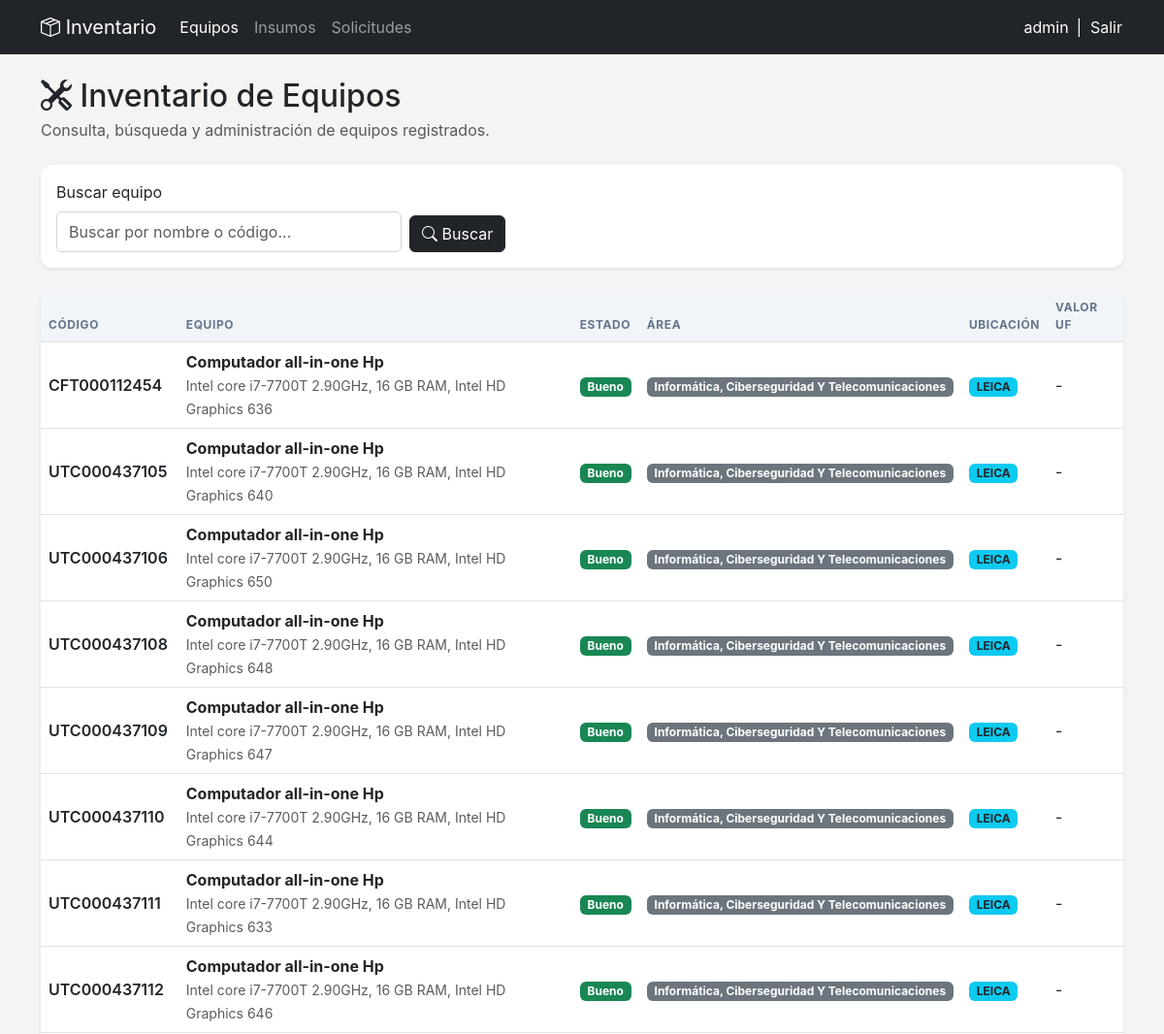
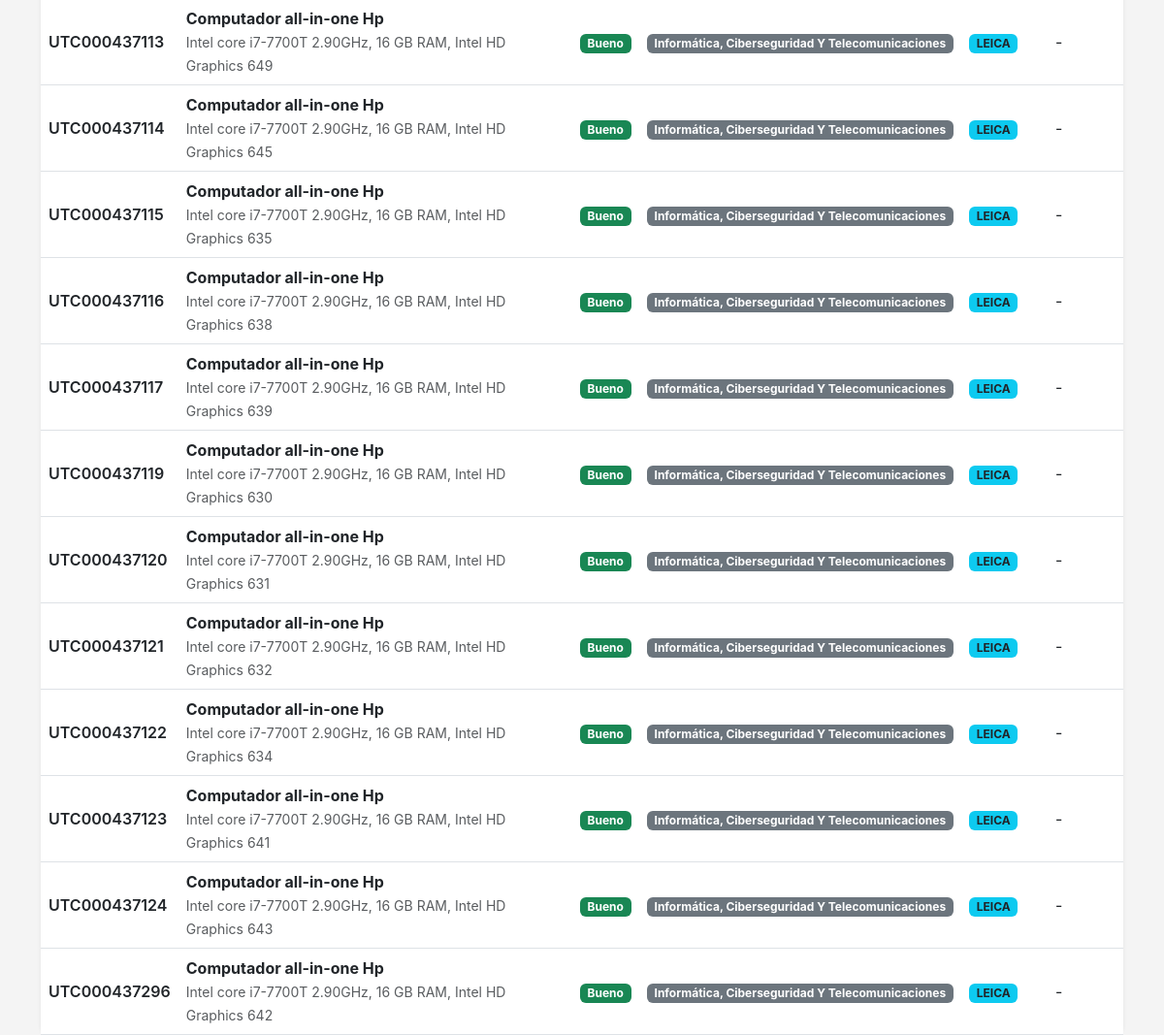
The app's page / (signed in) with its own data (2 pictures, top to bottom).
### inventory/models.py (models this page shows, shortened)
class TimeStampedModel(models.Model):
    created_at = models.DateTimeField(auto_now_add=True)
    updated_at = models.DateTimeField(auto_now=True)
    class Meta:
        abstract = True

class Equipment(TimeStampedModel):
    class Conditions(models.TextChoices):
        GOOD = "good", "Bueno"
        REPAIRABLE = "repairable", "Reparable"
        BAD = "bad", "Malo"
    inventory_code = models.CharField(
        "Código inventario", max_length=100, unique=True)
    name = models.CharField("Equipo", max_length=200)
    detailed_spec = models.TextField(
        "Especificación técnica detallada", blank=True)
    academic_area = models.ForeignKey(
        AcademicArea,
        on_delete=models.PROTECT,
        related_name="equipments",
        verbose_name="Área académica",
    )
    careers = models.ManyToManyField(
        Career, blank=True, verbose_name="Carreras")
    subjects = models.ManyToManyField(
        Subject, blank=True, verbose_name="Asignaturas")
    storage_location = models.ForeignKey(
        StorageLocation,
        on_delete=models.PROTECT,
        related_name="equipments",
        verbose_name="Lugar de almacenamiento",
    )
    condition = models.CharField(
        "Estado",
        max_length=20,
        choices=Conditions.choices,
        default=Conditions.GOOD,
    )
    unit_value_uf = models.DecimalField(
        "Valor unitario UF (c/iva)",
        max_digits=10,
        decimal_places=2,
        null=True,
        blank=True,
    )
    observations = models.TextField("Observaciones", blank=True)
    class Meta:
        verbose_name = "Equipo"
        verbose_name_plural = "Equipos"
        ordering = ["name", "inventory_code"]

class AcademicArea(models.Model):
    name = models.CharField("Área académica", max_length=150, unique=True)
    class Meta:
        verbose_name = "Área académica"
        verbose_name_plural = "Áreas académicas"
        ordering = ["name"]
    def __str__(self):
        return self.name

class StorageLocation(models.Model):
    name = models.CharField("Lugar de almacenamiento",
                            max_length=150, unique=True)
    class Meta:
        verbose_name = "Lugar de almacenamiento"
        verbose_name_plural = "Lugares de almacenamiento"
        ordering = ["name"]
    def __str__(self):
        return self.name

### inventory/views.py (the view)
# urls.py: path("", EquipmentListView.as_view(), name="equipment_list"),
class EquipmentListView(LoginRequiredMixin, AreaFilteredMixin, ListView):
    model = Equipment
    template_name = "inventory/equipment_list.html"
    context_object_name = "equipments"
    paginate_by = 20
    def get_queryset(self):
        queryset = (
            super()
            .get_queryset()
            .select_related("storage_location", "academic_area")
            .prefetch_related("careers", "subjects")
        )
        q = self.request.GET.get("q", "").strip()
        if q:
            queryset = queryset.filter(
                Q(name__icontains=q)
                | Q(inventory_code__icontains=q)
                | Q(detailed_spec__icontains=q)
            )
        return queryset

### inventory/views.py (called while the page is built)
    def get_queryset(self):
        queryset = super().get_queryset()
        user = self.request.user
        if user.is_superuser:
            return queryset
        area = self.get_user_area()
        return queryset.filter(academic_area=area) if area else queryset.none()

### inventory/templates/inventory/equipment_list.html (shortened to what this page needs)
{% extends "inventory/base.html" %}
{% block content %}
    {% url 'inventory:equipment_import' as equipment_import_url %}
    {% url 'inventory:equipment_create' as equipment_create_url %}
    <section class="equipment-list">
        <div class="d-flex flex-column flex-md-row justify-content-between align-items-md-center gap-3 mb-4">
            <div>
                <h2 class="mb-1">
                    <i class="bi bi-tools"></i> Inventario de Equipos
                </h2>
                <p class="text-muted mb-0">Consulta, búsqueda y administración de equipos registrados.</p>
            </div>
        </div>
        <div class="card shadow-sm mb-4">
            <div class="card-body">
                <form method="get" class="row g-2 align-items-end">
                    <div class="col-md-6 col-lg-4">
                        <label for="search-equipment" class="form-label">Buscar equipo</label>
                        <input type="text"
                               id="search-equipment"
                               name="q"
                               class="form-control"
                               placeholder="Buscar por nombre o código..."
                               value="{{ request.GET.q|default:'' }}" />
                    </div>
                    <div class="col-auto">
                        <button type="submit" class="btn btn-dark">
                            <i class="bi bi-search"></i> Buscar
                        </button>
                    </div>
                </form>
            </div>
        </div>
        <div class="card shadow-sm">
            <div class="table-responsive">
                <table class="table table-hover align-middle mb-0">
                    <thead class="table-light">
                        <tr>
                            <th scope="col">Código</th>
                            <th scope="col">Equipo</th>
                            <th scope="col">Estado</th>
                            <th scope="col">Área</th>
                            <th scope="col">Ubicación</th>
                            <th scope="col">Valor UF</th>
                        </tr>
                    </thead>
                    <tbody>
                        {% for equipment in equipments %}
                            <tr>
                                <td>
                                    <span class="fw-semibold">{{ equipment.inventory_code|default:"-" }}</span>
                                </td>
                                <td>
                                    <strong>{{ equipment.name }}</strong>
                                    <br />
                                    {% if equipment.detailed_spec %}
                                        <small class="text-muted">{{ equipment.detailed_spec|truncatechars:80 }}</small>
                                    {% else %}
                                        <small class="text-muted">Sin especificación técnica</small>
                                    {% endif %}
                                </td>
                                <td>
                                    {% if equipment.condition == "good" %}
                                        <span class="badge bg-success">Bueno</span>
                                    {% elif equipment.condition == "repairable" %}
                                        <span class="badge bg-warning text-dark">Reparable</span>
                                    {% elif equipment.condition == "bad" %}
                                        <span class="badge bg-danger">Malo</span>
                                    {% else %}
                                        <span class="badge bg-secondary">Sin estado</span>
                                    {% endif %}
                                </td>
                                <td>
                                    <span class="badge bg-secondary">{{ equipment.academic_area|default:"Sin área" }}</span>
                                </td>
                                <td>
                                    <span class="badge bg-info text-dark">
                                        {{ equipment.storage_location|default:"Sin ubicación" }}
                                    </span>
                                </td>
                                <td>{{ equipment.unit_value_uf|default:"-" }}</td>
                            </tr>
                        {% endfor %}
                    </tbody>
                </table>
            </div>
        </div>
    </section>
{% endblock content %}

### inventory/templates/inventory/base.html (shortened to what this page needs)
{% load static %}
{% url 'inventory:equipment_list' as equipment_list_url %}
{% url 'inventory:supply_list' as supply_list_url %}
{% url 'inventory:request_list' as request_list_url %}
{% url 'inventory:logout' as logout_url %}
<!DOCTYPE html>
<html lang="es">
  <head>
    <link href="https://cdn.jsdelivr.net/npm/bootstrap@5.3.0/dist/css/bootstrap.min.css"
          rel="stylesheet" />
    <link rel="stylesheet"
          href="https://cdn.jsdelivr.net/npm/bootstrap-icons@1.11.0/font/bootstrap-icons.css" />
    <link rel="stylesheet" href="{% static 'inventory/css/style.css' %}" />
  </head>
  <body>
    <nav class="navbar navbar-expand-lg navbar-dark bg-dark mb-4">
      <div class="container">
        <a class="navbar-brand" href="{{ equipment_list_url }}">
          <i class="bi bi-box-seam"></i> Inventario
        </a>
        <div class="collapse navbar-collapse" id="navbarNav">
          {% if user.is_authenticated %}
            <ul class="navbar-nav me-auto">
              <li class="nav-item">
                <a class="nav-link {% if request.path == equipment_list_url %}active{% endif %}"
                   href="{{ equipment_list_url }}">Equipos</a>
              </li>
              <li class="nav-item">
                <a class="nav-link {% if request.path == supply_list_url %}active{% endif %}"
                   href="{{ supply_list_url }}">Insumos</a>
              </li>
              <li class="nav-item">
                <a class="nav-link {% if request.path == request_list_url %}active{% endif %}"
                   href="{{ request_list_url }}">Solicitudes</a>
              </li>
            </ul>
            <div class="d-flex align-items-center gap-2 text-white">
              <span class="navbar-text text-white">
                {{ user.username }}
              </span>
              <span class="text-white">|</span>
              <form action="{{ logout_url }}" method="post" class="m-0">
                <button type="submit"
                        class="btn btn-link text-light text-decoration-none p-0">Salir</button>
              </form>
            </div>
          {% endif %}
        </div>
      </div>
    </nav>
    <main class="container">
      {% block content %}
      {% endblock content %}
    </main>
  </body>
</html>

### inventory/static/inventory/css/style.css (style rules this page uses)
:root { --primary-color: #0d6efd; --bg-light: #f4f4f4; --border-color: #b8b8b8; --sheet-border: #1f1f1f; --sheet-muted: #d9d9d9; }
body { background-color: var(--bg-light); font-family: 'Inter', system-ui, -apple-system, sans-serif; }
.card { border: none; border-radius: 12px; box-shadow: 0 4px 6px -1px rgba(0, 0, 0, 0.1), 0 2px 4px -1px rgba(0, 0, 0, 0.06); }
.table thead th { background-color: #f1f5f9; text-transform: uppercase; font-size: 0.75rem; letter-spacing: 0.05em; color: #64748b; border-top: none; }
input[type="text"], input[type="number"], input[type="email"], input[type="url"], input[type="password"], input[type="decimal"], input[type="datetime-local"], select, textarea { display: block; width: 100%; padding: 0.5rem 0.75rem; font-size: 1rem; font-weight: 400; line-height: 1.5; color: #212529; background-color: #fff; background-clip: padding-box; border: 1px solid #ced4da; border-radius: 0.375rem; transition: border-color .15s ease-in-out, box-shadow .15s ease-in-out; }
:root { --primary: #007bff; --dark-bg: #f8f9fa; --border-color: #e0e0e0; }

### records on screen
Equipment: inventory_code "CFT000112454", name "Computador all-in-one Hp", detailed_spec "Intel core i7-7700T 2.90GHz, 16 GB RAM, Intel HD Graphics 636", condition "Bueno", academic_area "Informática, Ciberseguridad Y Telecomunicaciones", storage_location "LEICA", unit_value_uf "-"
Equipment: inventory_code "UTC000437105", name "Computador all-in-one Hp", detailed_spec "Intel core i7-7700T 2.90GHz, 16 GB RAM, Intel HD Graphics 640", condition "Bueno", academic_area "Informática, Ciberseguridad Y Telecomunicaciones", storage_location "LEICA", unit_value_uf "-"
Equipment: inventory_code "UTC000437106", name "Computador all-in-one Hp", detailed_spec "Intel core i7-7700T 2.90GHz, 16 GB RAM, Intel HD Graphics 650", condition "Bueno", academic_area "Informática, Ciberseguridad Y Telecomunicaciones", storage_location "LEICA", unit_value_uf "-"
Equipment: inventory_code "UTC000437108", name "Computador all-in-one Hp", detailed_spec "Intel core i7-7700T 2.90GHz, 16 GB RAM, Intel HD Graphics 648", condition "Bueno", academic_area "Informática, Ciberseguridad Y Telecomunicaciones", storage_location "LEICA", unit_value_uf "-"
Equipment: inventory_code "UTC000437109", name "Computador all-in-one Hp", detailed_spec "Intel core i7-7700T 2.90GHz, 16 GB RAM, Intel HD Graphics 647", condition "Bueno", academic_area "Informática, Ciberseguridad Y Telecomunicaciones", storage_location "LEICA", unit_value_uf "-"
Equipment: inventory_code "UTC000437110", name "Computador all-in-one Hp", detailed_spec "Intel core i7-7700T 2.90GHz, 16 GB RAM, Intel HD Graphics 644", condition "Bueno", academic_area "Informática, Ciberseguridad Y Telecomunicaciones", storage_location "LEICA", unit_value_uf "-"
Equipment: inventory_code "UTC000437111", name "Computador all-in-one Hp", detailed_spec "Intel core i7-7700T 2.90GHz, 16 GB RAM, Intel HD Graphics 633", condition "Bueno", academic_area "Informática, Ciberseguridad Y Telecomunicaciones", storage_location "LEICA", unit_value_uf "-"
Equipment: inventory_code "UTC000437112", name "Computador all-in-one Hp", detailed_spec "Intel core i7-7700T 2.90GHz, 16 GB RAM, Intel HD Graphics 646", condition "Bueno", academic_area "Informática, Ciberseguridad Y Telecomunicaciones", storage_location "LEICA", unit_value_uf "-"
Equipment: inventory_code "UTC000437113", name "Computador all-in-one Hp", detailed_spec "Intel core i7-7700T 2.90GHz, 16 GB RAM, Intel HD Graphics 649", condition "Bueno", academic_area "Informática, Ciberseguridad Y Telecomunicaciones", storage_location "LEICA", unit_value_uf "-"
Equipment: inventory_code "UTC000437114", name "Computador all-in-one Hp", detailed_spec "Intel core i7-7700T 2.90GHz, 16 GB RAM, Intel HD Graphics 645", condition "Bueno", academic_area "Informática, Ciberseguridad Y Telecomunicaciones", storage_location "LEICA", unit_value_uf "-"
Equipment: inventory_code "UTC000437115", name "Computador all-in-one Hp", detailed_spec "Intel core i7-7700T 2.90GHz, 16 GB RAM, Intel HD Graphics 635", condition "Bueno", academic_area "Informática, Ciberseguridad Y Telecomunicaciones", storage_location "LEICA", unit_value_uf "-"
Equipment: inventory_code "UTC000437116", name "Computador all-in-one Hp", detailed_spec "Intel core i7-7700T 2.90GHz, 16 GB RAM, Intel HD Graphics 638", condition "Bueno", academic_area "Informática, Ciberseguridad Y Telecomunicaciones", storage_location "LEICA", unit_value_uf "-"
Equipment: inventory_code "UTC000437117", name "Computador all-in-one Hp", detailed_spec "Intel core i7-7700T 2.90GHz, 16 GB RAM, Intel HD Graphics 639", condition "Bueno", academic_area "Informática, Ciberseguridad Y Telecomunicaciones", storage_location "LEICA", unit_value_uf "-"
Equipment: inventory_code "UTC000437119", name "Computador all-in-one Hp", detailed_spec "Intel core i7-7700T 2.90GHz, 16 GB RAM, Intel HD Graphics 630", condition "Bueno", academic_area "Informática, Ciberseguridad Y Telecomunicaciones", storage_location "LEICA", unit_value_uf "-"
Equipment: inventory_code "UTC000437120", name "Computador all-in-one Hp", detailed_spec "Intel core i7-7700T 2.90GHz, 16 GB RAM, Intel HD Graphics 631", condition "Bueno", academic_area "Informática, Ciberseguridad Y Telecomunicaciones", storage_location "LEICA", unit_value_uf "-"
Equipment: inventory_code "UTC000437121", name "Computador all-in-one Hp", detailed_spec "Intel core i7-7700T 2.90GHz, 16 GB RAM, Intel HD Graphics 632", condition "Bueno", academic_area "Informática, Ciberseguridad Y Telecomunicaciones", storage_location "LEICA", unit_value_uf "-"
Equipment: inventory_code "UTC000437122", name "Computador all-in-one Hp", detailed_spec "Intel core i7-7700T 2.90GHz, 16 GB RAM, Intel HD Graphics 634", condition "Bueno", academic_area "Informática, Ciberseguridad Y Telecomunicaciones", storage_location "LEICA", unit_value_uf "-"
Equipment: inventory_code "UTC000437123", name "Computador all-in-one Hp", detailed_spec "Intel core i7-7700T 2.90GHz, 16 GB RAM, Intel HD Graphics 641", condition "Bueno", academic_area "Informática, Ciberseguridad Y Telecomunicaciones", storage_location "LEICA", unit_value_uf "-"
Equipment: inventory_code "UTC000437124", name "Computador all-in-one Hp", detailed_spec "Intel core i7-7700T 2.90GHz, 16 GB RAM, Intel HD Graphics 643", condition "Bueno", academic_area "Informática, Ciberseguridad Y Telecomunicaciones", storage_location "LEICA", unit_value_uf "-"
Equipment: inventory_code "UTC000437296", name "Computador all-in-one Hp", detailed_spec "Intel core i7-7700T 2.90GHz, 16 GB RAM, Intel HD Graphics 642", condition "Bueno", academic_area "Informática, Ciberseguridad Y Telecomunicaciones", storage_location "LEICA", unit_value_uf "-"

### other values on screen
{{ user.username }} "admin"
